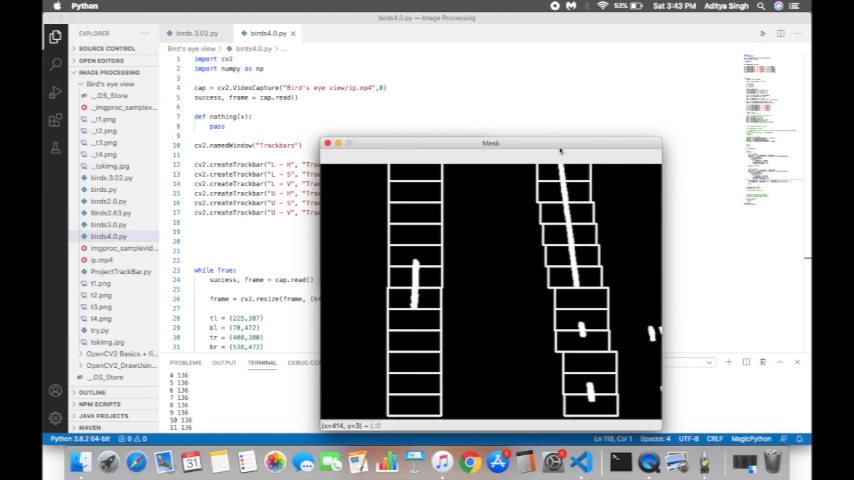
#> input picture frame 58 of VID-20210213-WA0002.mp4, 854 x 480 px, given in place of imgproc_samplevid.mp4, which was not available
$ python birds3.0.py
#> lines starting #> are read from the running program, lines starting #| are printed output that depends on the picture; pictures that were not available may be replaced by others from this repository, and a replacement may not be noted
import cv2
import numpy as np

vidcap = cv2.VideoCapture("Bird's eye view/imgproc_samplevid.mp4")
success,image = vidcap.read()
#> image is the input picture: shape (480, 854, 3); mean B, G, R 154.9, 153.3, 151.5
count = 0
print("I am in success")
while success:
  success,image = vidcap.read()
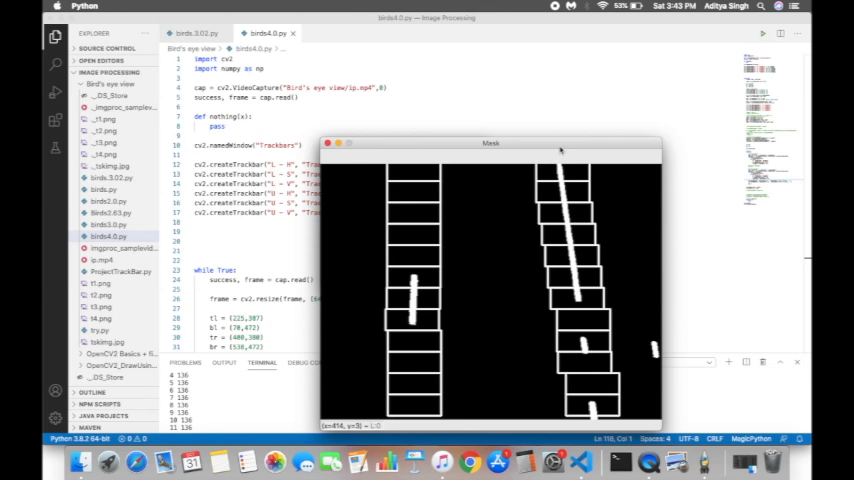
#> input picture frame 59 of VID-20210213-WA0002.mp4, 854 x 480 px, given in place of imgproc_samplevid.mp4, which was not available
#> image is the input picture: shape (480, 854, 3); mean B, G, R 154.9, 153.3, 151.5
  resize = cv2.resize(image, (640, 480))
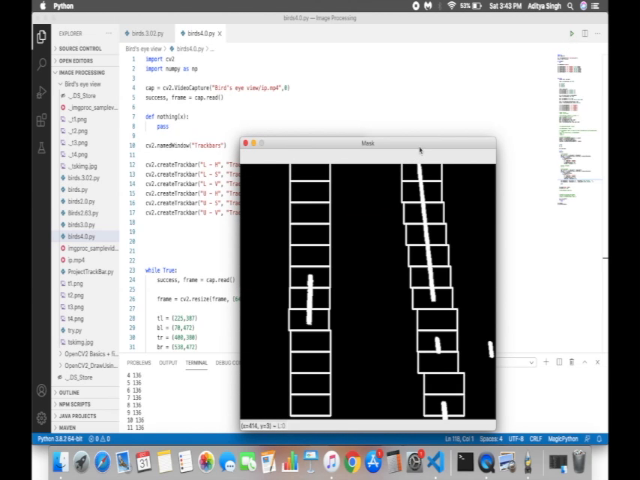
#> resize: shape (480, 640, 3); mean B, G, R 154.9, 153.3, 151.5
#   cv2.imwrite("%03d.jpg" % count, resize)
  cv2.imshow("Result", resize)
  if cv2.waitKey(10) == 27:
#> (key Esc is pressed here)
      break
  count += 1

$ run again, starting later in the video
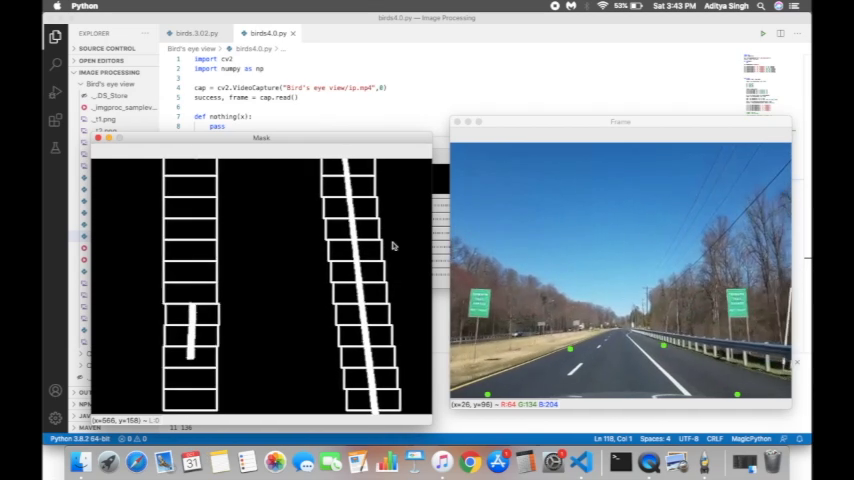
#> input picture frame 263 of VID-20210213-WA0002.mp4, 854 x 480 px, given in place of imgproc_samplevid.mp4, which was not available
#> image is the input picture: shape (480, 854, 3); mean B, G, R 133.3, 125.4, 116
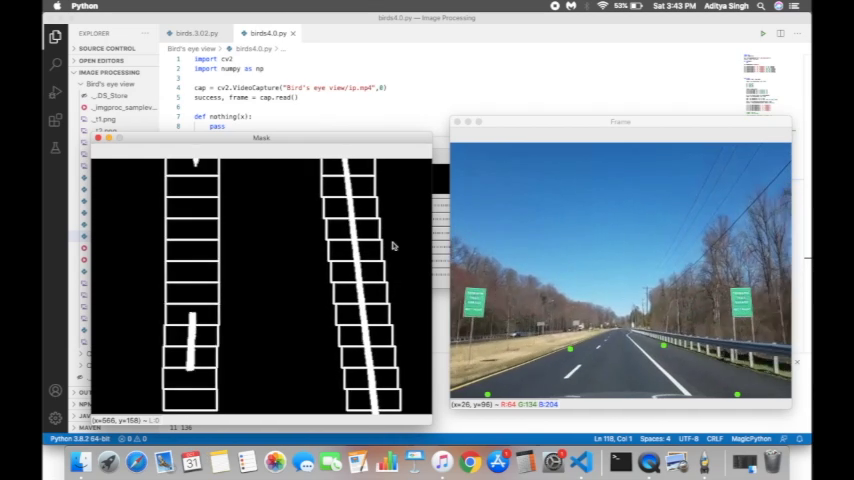
#> input picture frame 264 of VID-20210213-WA0002.mp4, 854 x 480 px, given in place of imgproc_samplevid.mp4, which was not available
#> image is the input picture: shape (480, 854, 3); mean B, G, R 133.2, 125.4, 116
#> `resize = cv2.resize(image, (640, 480))`:
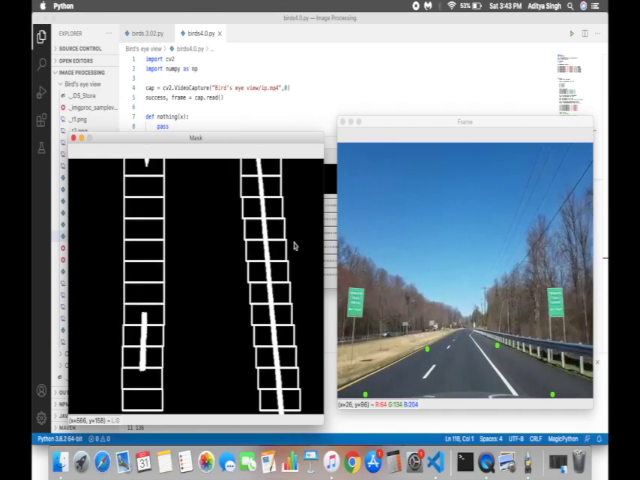
#> resize: shape (480, 640, 3); mean B, G, R 133.2, 125.4, 116

$ run again, starting later in the video
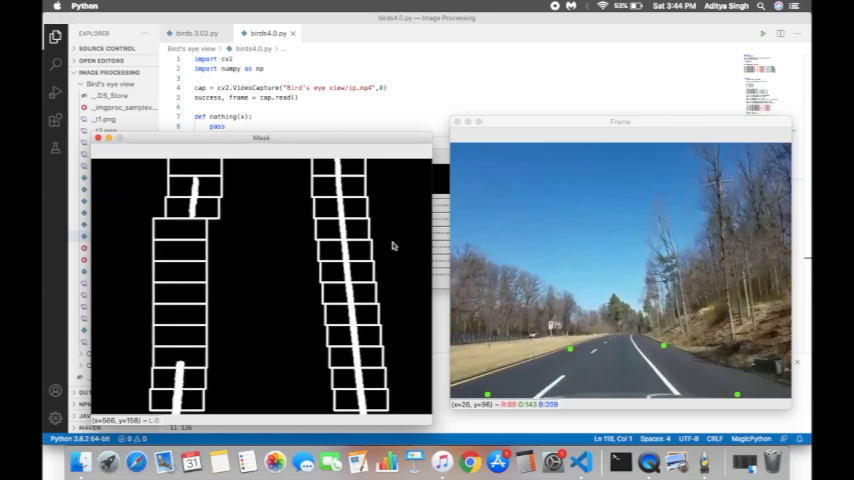
#> input picture frame 468 of VID-20210213-WA0002.mp4, 854 x 480 px, given in place of imgproc_samplevid.mp4, which was not available
#> image is the input picture: shape (480, 854, 3); mean B, G, R 131.8, 125.3, 117.3
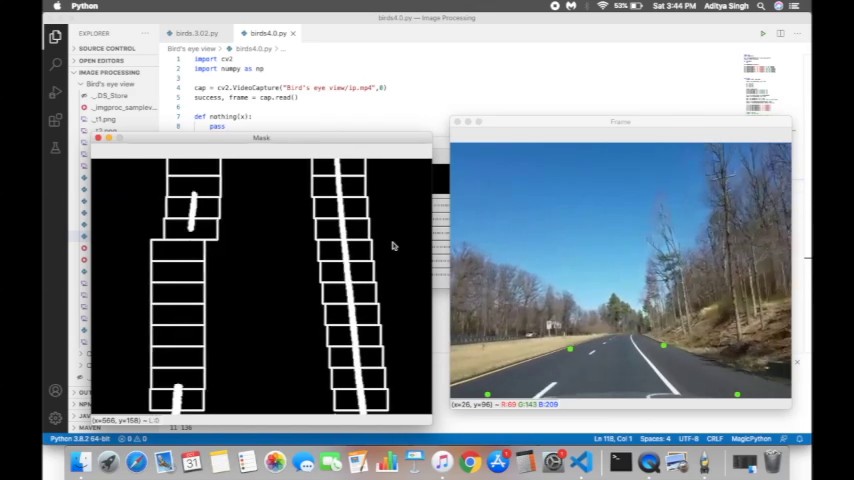
#> input picture frame 469 of VID-20210213-WA0002.mp4, 854 x 480 px, given in place of imgproc_samplevid.mp4, which was not available
#> image is the input picture: shape (480, 854, 3); mean B, G, R 131.7, 125.2, 117.3
#> `resize = cv2.resize(image, (640, 480))`:
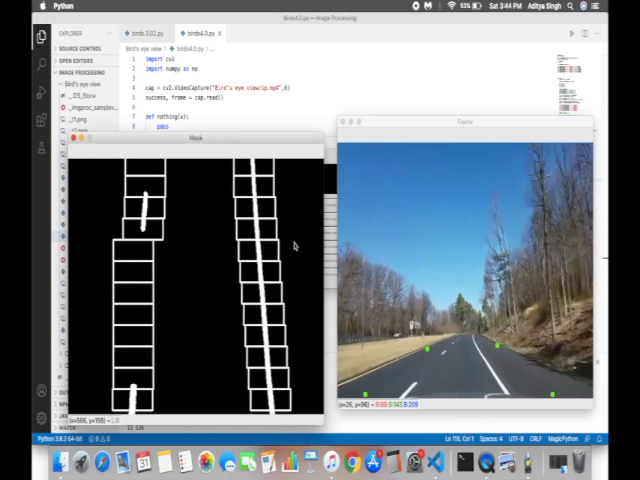
#> resize: shape (480, 640, 3); mean B, G, R 131.7, 125.2, 117.3
